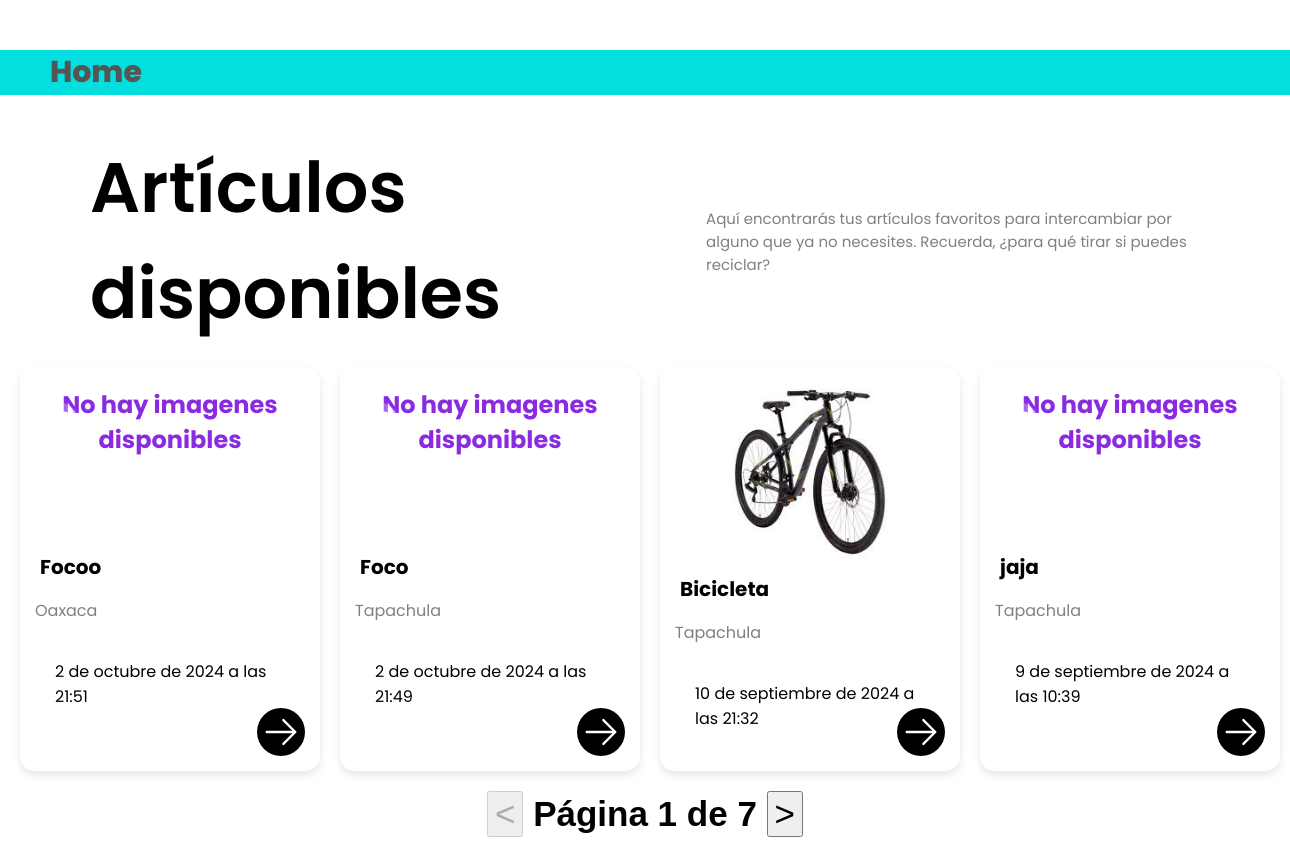
Page /articulosdisponibles on the earlier database version.
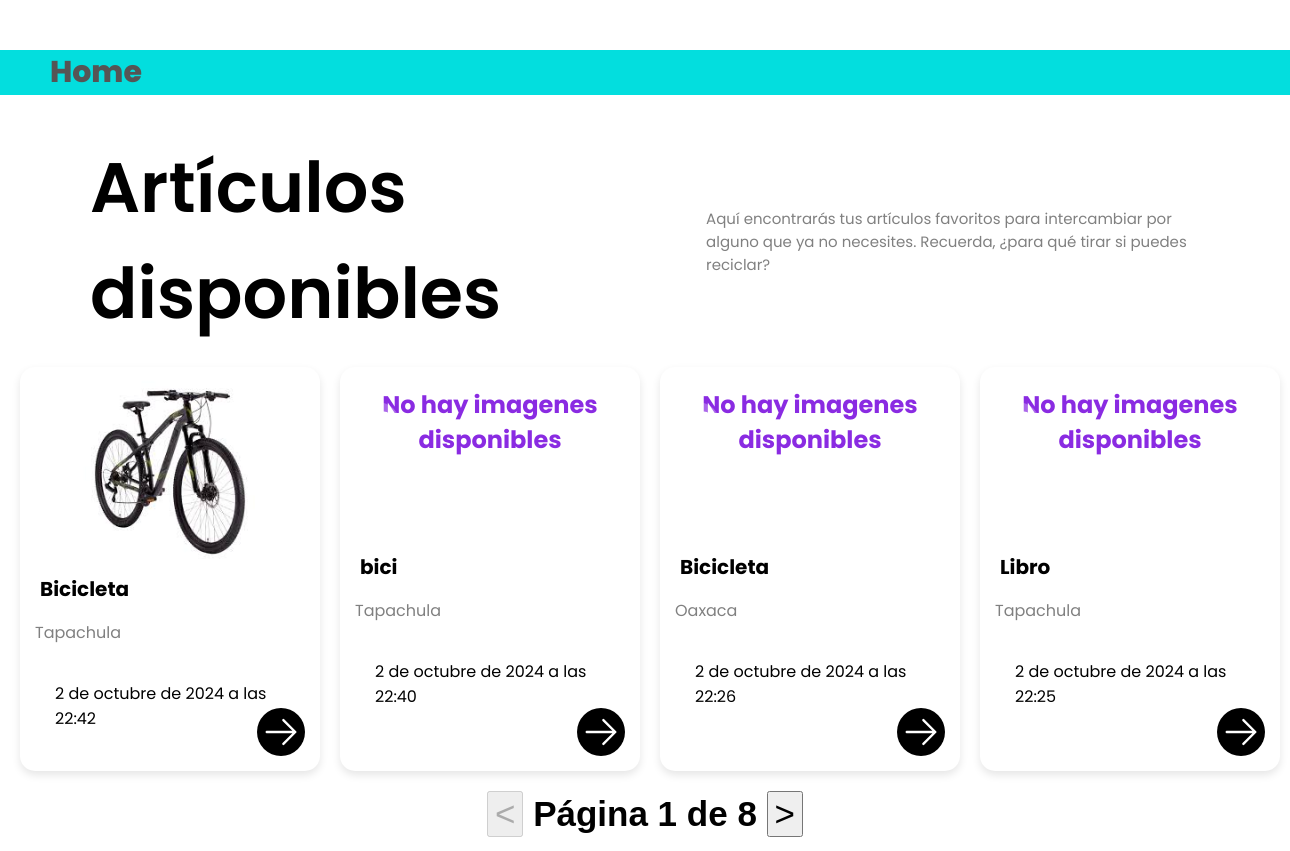
Same page on the later database version.
### core/models.py (models this page shows, shortened)
class Articulo(models.Model):
    nombre = models.CharField(max_length=100)
    descripcion = models.TextField()
    ubicacion = models.CharField(max_length=100)
    fecha_subida = models.DateTimeField(auto_now_add=True)
    fecha_actualizacion = models.DateTimeField(auto_now=True)
    imagen = models.ImageField(upload_to='articulos/', null=True, blank=True)
    usuario = models.ForeignKey(User, on_delete=models.CASCADE, null=False,blank=False)

### core/views.py (the view)
# urls.py: path('articulosdisponibles',ArticuloViewAll.as_view(),name="articulos-view-all"),
class ArticuloViewAll(ListView):
    model = Articulo
    template_name = 'core/articulos_listado.html'
    context_object_name = 'articulos'
    paginate_by = 4
    ordering = ['-fecha_subida']

### core/templates/core/articulos_listado.html (shortened to what this page needs)
{% load static %}
<!DOCTYPE html>
<html lang="es">
  <head>
    <link rel="stylesheet" href="{% static 'core/styles/style_listado_articulos.css' %}" />
    <link rel="stylesheet" href="https://unpkg.com/aos@next/dist/aos.css" />
  </head>
  <body>
    <main>
      <div class="container-bread">
        <div class="breadcrumb">
          <a href="{% url 'articulo-list' %}">Home</a>
        </div>
      </div>
      <section id="product-section">
        <div class="product-section-text-container">
          <div>
            <h2 class="product-section__title">Artículos disponibles</h2>
          </div>
          <div>
            <p class="product-section__text">Aquí encontrarás tus artículos favoritos para intercambiar por alguno que ya no necesites. Recuerda, ¿para qué tirar si puedes reciclar?</p>
          </div>
        </div>
        <div class="card-container">
          {% for articulo in articulos %}
          <div class="card">
            <div class="card-img">
              {% if articulo.imagen %}
              <img src="{{articulo.imagen.url}}" alt="image1" class="zoom" data-articulo-id="{{articulo.pk}}"/>
              {% else %}
              <h2 class="no-images" style="margin-bottom: 95px;">No hay imagenes disponibles</h2>
              {% endif %}
              <button type="button" class="like-icon">
              </button>
            </div>
            <div class="card-content">
              <h2 class="item-name">{{articulo.nombre}}</h2>
              <p class="item-location">{{articulo.ubicacion}}</p>
              <p class="item-datetime" style="padding: 20px;">{{articulo.fecha_subida}}</p>
              <button type="button" class="arrow-icon" onclick="location.href='{% url 'articulo-detail' articulo.pk %}'">
                <svg
                  xmlns="http://www.w3.org/2000/svg"
                  fill="none"
                  viewBox="0 0 24 24"
                  stroke-width="1.5"
                  stroke="currentColor"
                  class="svg-arrow-icon"
                >
                  <path
                    stroke-linecap="round"
                    stroke-linejoin="round"
                    d="M13.5 4.5 21 12m0 0-7.5 7.5M21 12H3"
                  />
                </svg>
              </button>
            </div>
          </div>
          {% endfor %}
      </section>
    </main>
    <footer class="pagination">
    {% if page_obj.has_previous %}
    <button onclick="location.href='?page={{page_obj.previous_page_number}}'"><</button>
    {% else %}
    <button disabled style="cursor: default;"><</button>
    {% endif %}
       Página {{page_obj.number}} de {{page_obj.paginator.num_pages}}
       {% if page_obj.has_next %}
      <button onclick="location.href='?page={{page_obj.next_page_number}}'">></button>
      {% else %}
      <button disabled style="cursor: default;">></button>
       {% endif %}
    </footer>
  </body>
</html>

Differences in the rows shown:
no longer on this page (row unchanged): Articulo: imagen "No hay imagenes disponibles", nombre "Focoo", ubicacion "Oaxaca", fecha_subida "2 de octubre de 2024 a las 21:51"
no longer on this page (row unchanged): Articulo: imagen "No hay imagenes disponibles", nombre "Foco", ubicacion "Tapachula", fecha_subida "2 de octubre de 2024 a las 21:49"
no longer on this page (row unchanged): Articulo: imagen (picture), nombre "Bicicleta", ubicacion "Tapachula", fecha_subida "10 de septiembre de 2024 a las 21:32"
no longer on this page (row unchanged): Articulo: imagen "No hay imagenes disponibles", nombre "jaja", ubicacion "Tapachula", fecha_subida "9 de septiembre de 2024 a las 10:39"
added Articulo: imagen (picture), nombre "Bicicleta", ubicacion "Tapachula", fecha_subida "2 de octubre de 2024 a las 22:42"
added Articulo: imagen "No hay imagenes disponibles", nombre "bici", ubicacion "Tapachula", fecha_subida "2 de octubre de 2024 a las 22:40"
added Articulo: imagen "No hay imagenes disponibles", nombre "Bicicleta", ubicacion "Oaxaca", fecha_subida "2 de octubre de 2024 a las 22:26"
added Articulo: imagen "No hay imagenes disponibles", nombre "Libro", ubicacion "Tapachula", fecha_subida "2 de octubre de 2024 a las 22:25"
Other differences:
{{ page_obj.paginator.num_pages }}: "7" → "8"
